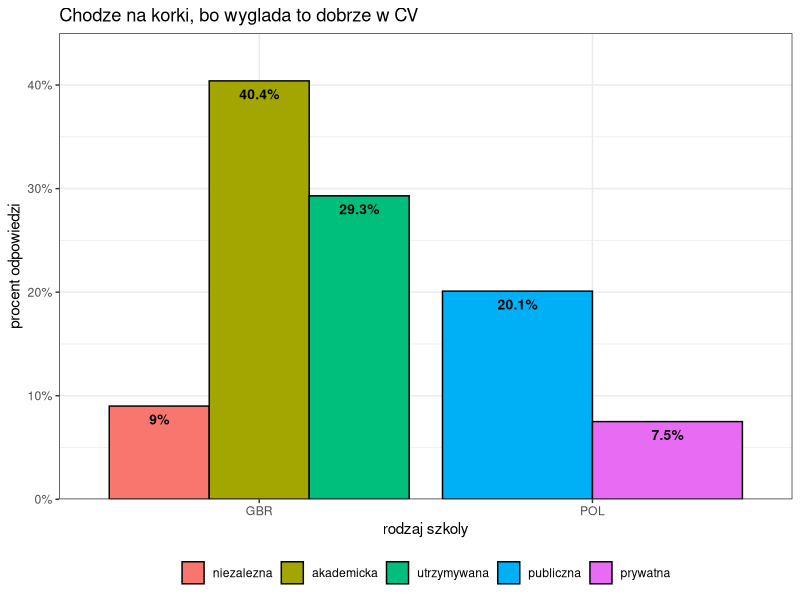
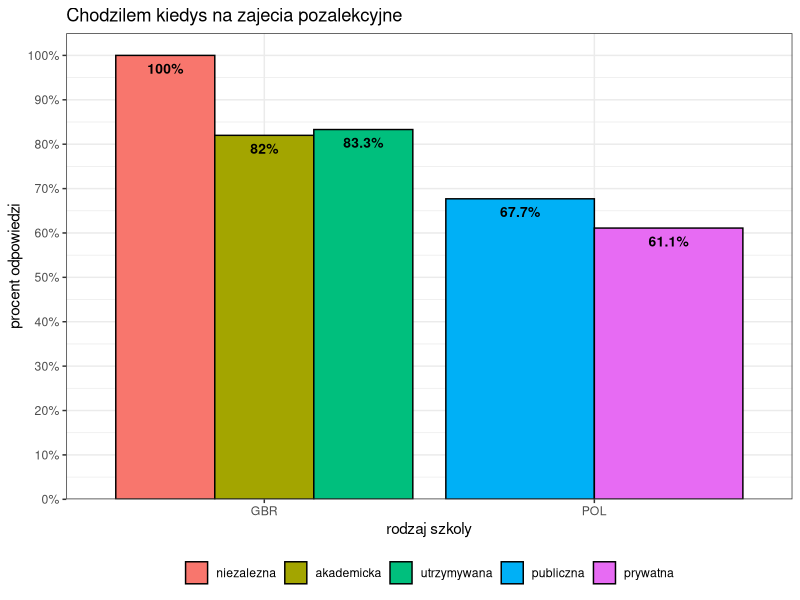
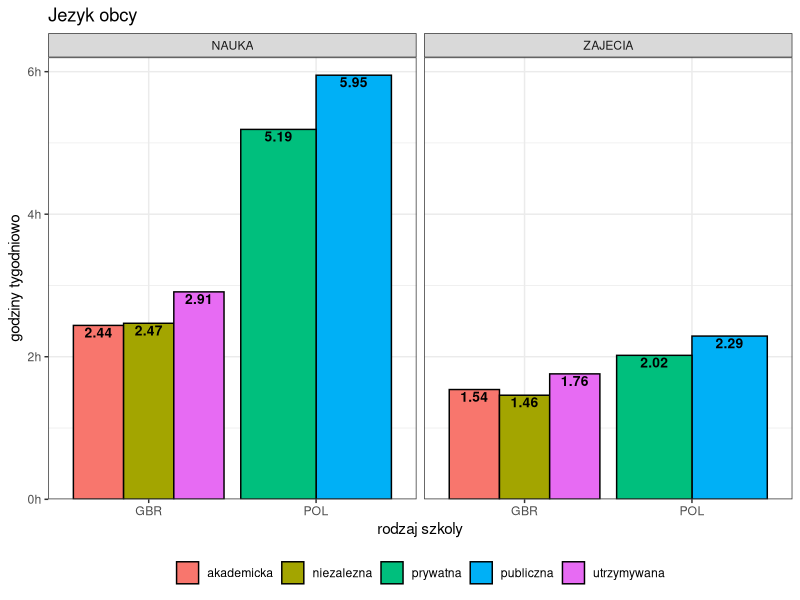

R code for these plots, in order:
## ---- chunk 1
knitr::opts_chunk$set(echo = FALSE, cache = TRUE)

library("haven")
library("stringr")
library(dplyr)
library(data.table)
library(stringi)
library(ggplot2)
library(haven)
## ---- chunk 2
kolumny <- c("niezalezna", "akademicka", "utrzymywana", "publiczna", "prywatna")
wiersze <- c("GBR", "GBR", "GBR", "POL", "POL")
dane <- c(0.09, 0.404, 0.293, 0.201, 0.075)
data <- cbind(kolumny, wiersze, dane) %>% tbl_df()
data$dane <- as.numeric(data$dane)

ggplot(data, aes(x=wiersze, fill=factor(kolumny, kolumny))) +
  geom_bar(stat="identity", aes(y=100*dane), position=position_dodge(), colour="black") +
  scale_y_continuous(limits = c(0, 45), breaks = seq(0, 50, 10), labels = paste(seq(0, 50, 10), "%", sep=""), expand = c(0, 0)) +
  geom_text(aes(label = paste(100*dane, "%", sep=""), y=100*dane-1.3, fontface="bold"),
            position=position_dodge(width=0.9), colour = "#000000", size=3.5) +
  theme_bw() +
  theme(legend.position="bottom", legend.title=element_blank()) +
  labs(title="Chodze na korki, bo wyglada to dobrze w CV", x ="rodzaj szkoly", y = "procent odpowiedzi")
## ---- chunk 3
kolumny <- c("niezalezna", "akademicka", "utrzymywana", "publiczna", "prywatna")
wiersze <- c("GBR", "GBR", "GBR", "POL", "POL")
dane <- c(1, 0.82, 0.833, 0.677, 0.611)
data <- cbind(kolumny, wiersze, dane) %>% tbl_df()
data$dane <- as.numeric(data$dane)

ggplot(data, aes(x=wiersze, fill=factor(kolumny, kolumny))) +
  geom_bar(stat="identity", aes(y=100*dane), position=position_dodge(), colour="black") +
  scale_y_continuous(limits = c(0, 105), breaks = seq(0, 100, 10), labels = paste(seq(0, 100, 10), "%", sep=""), expand = c(0, 0)) +
  geom_text(aes(label = paste(100*dane, "%", sep=""), y=100*dane-3, fontface="bold"),
            position=position_dodge(width=0.9), colour = "#000000", size=3.5) +
  theme_bw() +
  theme(legend.position="bottom", legend.title=element_blank()) +
  labs(title="Chodzilem kiedys na zajecia pozalekcyjne", x ="rodzaj szkoly", y = "procent odpowiedzi")
## ---- chunk 4
kolumny <- rep(c("niezalezna", "akademicka", "utrzymywana", "publiczna", "prywatna")[c(2, 4, 1, 5, 3)], 2)
wiersze <- rep(c("GBR", "POL", "GBR", "POL", "GBR"), 2)
dane <- c(2.44, 5.95, 2.47, 5.19, 2.91, 1.54, 2.29, 1.46, 2.02, 1.76)
numer <- c(rep("NAUKA", 5), rep("ZAJECIA", 5))
data <- cbind(kolumny, wiersze, dane, numer) %>% tbl_df()
data$dane <- as.numeric(data$dane)

ggplot(data, aes(x=wiersze, fill=kolumny)) +
  geom_bar(stat="identity", aes(y=dane), position=position_dodge(), colour="black") +
  scale_y_continuous(limits = c(0, 6.2), breaks = seq(0, 6, 2),
                     labels = paste(seq(0, 6, 2), "h", sep=""), expand = c(0, 0)) +
  geom_text(aes(label = dane, y=dane-0.1, fontface="bold"),
            position=position_dodge(width=0.9), colour = "#000000", size=3.5) +
  facet_wrap( ~ numer, scales = "fixed", ncol=2) + 
  labs(title="Jezyk obcy", x ="rodzaj szkoly", y = "godziny tygodniowo") +
  theme_bw() +
  theme(legend.position="bottom", legend.title=element_blank())
